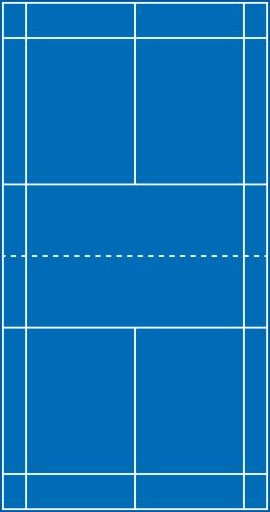
#> input picture court_model/another_method/court.jpg, 270 x 512 px, given in place of test.mp4, which was not available
$ jupyter execute --allow-errors Court_detection.ipynb   (text cells are left out)
#> lines starting #> are read from the running program, lines starting #| are printed output that depends on the picture; after the words box and inside, x2 and y2 are one past the last pixel; in counts of white or black regions, pixels touching at a corner belong together; pictures that were not available may be replaced by others from this repository, and a replacement may not be noted
[cell 1]
import numpy as np
import cv2
from numba import jit
from sympy import Line

[cell 2]
class CourtDetector:

    """
    Detecting and tracking court in frame

    """
    def __init__(self):

        self.dist_tau = 3
        self.intensity_threshold = 40
        self.v_width = 0
        self.v_height = 0
        self.ymin = (2, 2)
        self.ymax = (267, 2)
        self.xmin = (2, 509)
        self.xmax = (267, 509)
        self.baseline_top = ((2, 2), (267, 2))
        self.baseline_top_inner = ((2, 37), (267, 37))
        self.baseline_bottom = ((2, 509), (267, 509))
        self.baseline_bottom_inner = ((2, 474), (267, 474))
        self.net = ((2, 255), (267, 255))
        self.left_court_line = ((2, 2), (2, 509))
        self.right_court_line = ((267, 2), (267, 509))
        self.left_inner_line = ((25, 2), (25, 509))
        self.right_inner_line = ((244, 2), (244, 509))
        self.middle_top = ((134, 2), (134, 184))
        self.middle_bottom = ((134, 327), (134, 509))
        self.top_inner_line = ((2, 184), (267, 184))
        self.bottom_inner_line = ((2, 327), (267, 327))


    def detect_court(self,image):

        gray = cv2.cvtColor(image, cv2.COLOR_BGR2GRAY)
        #gray = cv2.equalizeHist(gray)
       #define white pixels threshold
        gray1 = cv2.threshold(gray,170,255,cv2.THRESH_BINARY)[1]

       #filter white pixels into court line/not court line
        filtered = self.filter_pixels(gray1)
       #get horizontal and vertical lines merged to get intersection points
        horizontal, vertical = self.detect_lines(filtered,image)
        #self.display_lines_on_frame(image,horizontal,vertical)
        points = self.get_points(horizontal,vertical)

        edge = np.squeeze(cv2.convexHull(points))
        # limit contour to quadrilateral
        peri = cv2.arcLength(edge, True)
        corners = np.squeeze(cv2.approxPolyDP(edge, 0.01 * peri, True))
        corners = self.sort_intersection_points(corners)
        #for p in corners:
        #    cv2.circle(image, p, 1, (0, 0, 255), 10)
        Moments = cv2.moments(edge)

        if Moments["m00"] != 0:
            x = int(Moments["m10"] / Moments["m00"])
            y = int(Moments["m01"] / Moments["m00"])

            #return (edge,(x, y),points,corners)

        matrix, _ = cv2.findHomography(np.float32(np.array([self.ymin,self.ymax,self.xmin,self.xmax])), np.float32(corners), method=0)
        inv_matrix = cv2.invert(matrix)[1]

        self.find_lines_location(image,matrix)

        return image


    def filter_pixels(self,gray):

        """
        Filter pixels by using the court line structure
        """
        for i in range(self.dist_tau, len(gray) - self.dist_tau):
            for j in range(self.dist_tau, len(gray[0]) - self.dist_tau):
                if gray[i, j] == 0:
                    continue
                if (gray[i, j] - gray[i + self.dist_tau, j] > self.intensity_threshold and
                        gray[i, j] - gray[i - self.dist_tau, j] > self.intensity_threshold):
                    continue

                if (gray[i, j] - gray[i, j + self.dist_tau] > self.intensity_threshold and
                        gray[i, j] - gray[i, j - self.dist_tau] > self.intensity_threshold):
                    continue
                gray[i, j] = 0
        return gray

    def get_important_lines(self):
        """
        Returns all lines of the court
        """
        lines = [*self.baseline_top, *self.baseline_bottom, *self.baseline_top_inner, *self.baseline_bottom_inner, *self.net,
                 *self.left_court_line, *self.right_court_line,
                 *self.left_inner_line, *self.right_inner_line, *self.middle_top, *self.middle_bottom,
                 *self.top_inner_line, *self.bottom_inner_line]
        return lines

    def find_lines_location(self,frame,matrix):
        """
        Finds important lines location on frame
        """
        p = np.array(self.get_important_lines(), dtype=np.float32).reshape((-1, 1, 2))
        lines = cv2.perspectiveTransform(p, matrix).reshape(-1)
        p =  np.round(np.squeeze(cv2.perspectiveTransform(p,matrix))).astype(int)
        print(p)
        self.baseline_top = lines[:4]
        self.baseline_bottom = lines[4:8]
        self.baseline_top_inner = lines[8:12]
        self.baseline_bottom_inner = lines[12:16]
        self.net = lines[16:20]
        self.left_court_line = lines[20:24]
        self.right_court_line = lines[24:28]
        self.left_inner_line = lines[28:32]
        self.right_inner_line = lines[32:36]
        self.middle_top = lines[36:40]
        self.middle_bottom = lines[40:44]
        self.top_inner_line = lines[44:48]
        self.bottom_inner_line = lines[48:52]
        #if self.verbose:
        self.display_lines_on_frame(frame, [self.baseline_top, self.baseline_bottom, self.baseline_top_inner,
                                                       self.baseline_bottom_inner, self.net, self.top_inner_line, self.bottom_inner_line],
                                   [self.left_court_line, self.right_court_line,
                                    self.right_inner_line, self.left_inner_line, self.middle_top,  self.middle_bottom])


    def display_lines_on_frame(self, frame, horizontal=(), vertical=()):

        for line in horizontal:
            x1, y1, x2, y2 = line
            #print("horizontal : ",(int(round(x1)), int(round(y1))), (int(round(x2)), int(round(y2))))
            cv2.line(frame, (int(round(x1)), int(round(y1))), (int(round(x2)), int(round(y2))), (0, 255, 0), 2)
            cv2.circle(frame, (int(round(x1)), int(round(y1))), 1, (255, 0, 0), 2)
            cv2.circle(frame, (int(round(x2)), int(round(y2))), 1, (255, 0, 0), 2)

        for line in vertical:
            x1, y1, x2, y2 = line
            #print("vertical : ",(int(round(x1)), int(round(y1))), (int(round(x2)), int(round(y2))))
            cv2.line(frame, (int(round(x1)), int(round(y1))), (int(round(x2)), int(round(y2))), (0, 0, 255), 2)
            cv2.circle(frame, (int(round(x1)), int(round(y1))), 1, (255, 0, 0), 2)
            cv2.circle(frame, (int(round(x2)), int(round(y2))), 1, (255, 0, 0), 2)


    def classify_lines(self,lines):
        """
        Classify line to vertical and horizontal lines
        """
        horizontal = []
        vertical = []
        highest_vertical_y = np.inf
        lowest_vertical_y = 0
        for line in lines:
            x1, y1, x2, y2 = line
            dx = abs(x1 - x2)
            dy = abs(y1 - y2)
            if dx > 2 * dy:
                horizontal.append(line)
            else:
                vertical.append(line)
                highest_vertical_y = min(highest_vertical_y, y1, y2)
                lowest_vertical_y = max(lowest_vertical_y, y1, y2)

        # Filter horizontal lines using vertical lines lowest and highest point
        clean_horizontal = []
        h = lowest_vertical_y - highest_vertical_y
        lowest_vertical_y += h / 15
        highest_vertical_y -= h * 2 / 15
        for line in horizontal:
            x1, y1, x2, y2 = line
            if lowest_vertical_y > y1 > highest_vertical_y and lowest_vertical_y > y1 > highest_vertical_y:
                clean_horizontal.append(line)

        return clean_horizontal, vertical

    def line_intersection(self,line1, line2):

        l1 = Line(line1[0], line1[1])
        l2 = Line(line2[0], line2[1])

        intersection = l1.intersection(l2)

        return intersection[0].coordinates


    def merge_lines(self,horizontal_lines, vertical_lines):

        """
        Merge lines that belongs to the same frame`s lines
        """

        # Merge horizontal lines
        horizontal_lines = sorted(horizontal_lines, key=lambda item: item[0])
        mask = [True] * len(horizontal_lines)
        new_horizontal_lines = []
        for i, line in enumerate(horizontal_lines):
            if mask[i]:
                for j, s_line in enumerate(horizontal_lines[i + 1:]):
                    if mask[i + j + 1]:
                        x1, y1, x2, y2 = line
                        x3, y3, x4, y4 = s_line
                        dy = abs(y3 - y2)
                        if dy < 10:
                            points = sorted([(x1, y1), (x2, y2), (x3, y3), (x4, y4)], key=lambda x: x[0])
                            line = np.array([*points[0], *points[-1]])
                            mask[i + j + 1] = False
                new_horizontal_lines.append(line)

        # Merge vertical lines
        vertical_lines = sorted(vertical_lines, key=lambda item: item[1])
        xl, yl, xr, yr = (0, self.v_height * 6 / 7, self.v_width, self.v_height * 6 / 7)
        mask = [True] * len(vertical_lines)
        new_vertical_lines = []
        for i, line in enumerate(vertical_lines):
            if mask[i]:
                for j, s_line in enumerate(vertical_lines[i + 1:]):
                    if mask[i + j + 1]:
                        x1, y1, x2, y2 = line
                        x3, y3, x4, y4 = s_line
                        xi, yi = self.line_intersection(((x1, y1), (x2, y2)), ((xl, yl), (xr, yr)))
                        xj, yj = self.line_intersection(((x3, y3), (x4, y4)), ((xl, yl), (xr, yr)))

                        dx = abs(xi - xj)
                        if dx < 10:
                            points = sorted([(x1, y1), (x2, y2), (x3, y3), (x4, y4)], key=lambda x: x[1])
                            line = np.array([*points[0], *points[-1]])
                            mask[i + j + 1] = False

                new_vertical_lines.append(line)
        return new_horizontal_lines, new_vertical_lines

    def get_points(self,horizontal_lines, vertical_lines):

        Px=[]
        Py=[]
        for lineh in horizontal_lines:
            xh1, yh1, xh2, yh2 = lineh
            for linev in vertical_lines:
                xv1, yv1, xv2, yv2 = linev
                x,y = self.line_intersection(((xh1, yh1), (xh2, yh2)), ((xv1, yv1), (xv2, yv2)))
                x,y = round(eval(str(x))),round(eval(str(y)))
                Px.append(x)
                Py.append(y)

        points = np.float32(np.column_stack((Px,Py)))

        return np.round(points).astype(int)


    def detect_lines(self,gray,frame):
        """
        Finds all line in frame using Hough transform
        """
        minLineLength = 100
        maxLineGap = 20
        self.v_height, self.v_width = frame.shape[:2]
        # Detect all lines
        lines = cv2.HoughLinesP(gray, 1, np.pi / 180, 100, minLineLength=minLineLength, maxLineGap=maxLineGap)
        lines = np.squeeze(lines)

        # Classify the lines using their slope
        horizontal, vertical = self.classify_lines(lines)

        # Merge lines that belong to the same line on frame
        horizontal, vertical = self.merge_lines(horizontal, vertical)

        return horizontal, vertical

    def sort_intersection_points(self,intersections):
        """
        sort intersection points from top left to bottom right
        """
        y_sorted = sorted(intersections, key=lambda x: x[1])
        p12 = y_sorted[:2]
        p34 = y_sorted[2:]
        p12 = sorted(p12, key=lambda x: x[0])
        p34 = sorted(p34, key=lambda x: x[0])
        p12 = list(map(list,p12[:]))
        p34 = list(map(list,p34[:]))

        return np.array(p12 + p34)

[cell 3]
@jit
def test(model):

    cap = cv2.VideoCapture('D:/EFREI/project/Badminton_Project/test.mp4')
    # [4 lines of commented-out code are left out]

    cap.set(1,0);
    ret, img1 = cap.read()

    corners = model.detect_court(img1)

    #looping through all frames of the video
    while cap.isOpened():
        ret, frame = cap.read()

        #model.detect_court(frame)

        #cv2.imshow('Aerial View of the Court',court)
        #cv2.setWindowProperty('Aerial View of the Court', cv2.WND_PROP_TOPMOST, 1)
        for p in corners[3]:
            cv2.circle(frame, p, 1, (0, 255, 0), 10)

        frame = cv2.resize(frame, (frame.shape[1]// 2 ,frame.shape[0]// 2 ))
        cv2.imshow('Court Detection', frame)

        if cv2.waitKey(10) & 0xFF==ord('q'):
            break

    cap.release()
    cv2.destroyAllWindows()

[cell 4]
model = CourtDetector()
#> (the rest of this cell did not finish here and is left out)

#> in detect_court, `gray = cv2.cvtColor(image, cv2.COLOR_BGR2GRAY)`:
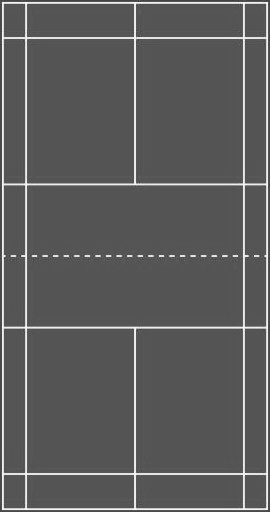
#> gray: shape (512, 270); min 56, max 251, mean 92.6
#> in detect_court, image is the input picture: shape (512, 270, 3); mean B, G, R 184.3, 115.1, 13.8
#> in detect_court, `gray1 = cv2.threshold(gray,170,255,cv2.THRESH_BINARY)[1]`:
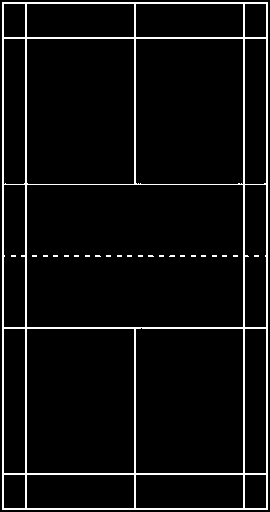
#> gray1: shape (512, 270); 5.7% white in thin lines or dots
#> after the loop in filter_pixels, `for i in range(self.dist_tau, len(gray) - self.dist_tau):`: gray: shape (512, 270); 5.6% white in thin lines or dots
#> in detect_lines, `lines = cv2.HoughLinesP(gray, 1, np.pi / 180, 100, minLineLength=minLi..`: lines = 24 rows, first 6: [25, 509, 25, 2], [267, 509, 267, 2], [3, 509, 3, 2], [2, 509, 2, 2], [243, 509, 243, 2], [266, 509, 266, 2]
#> the loop in classify_lines, `for line in lines:` made 24 passes
#> (x1, y1, x2, y2, dx, dy) on passes 1 to 12: (25, 509, 25, 2, 0, 507), (267, 509, 267, 2, 0, 507), (3, 509, 3, 2, 0, 507), (2, 509, 2, 2, 0, 507), (243, 509, 243, 2, 0, 507), (266, 509, 266, 2, 0, 507), (244, 509, 244, 2, 0, 507), (26, 509, 26, 2, 0, 507), (135, 509, 135, 329, 0, 180), (134, 509, 134, 329, 0, 180), (4, 328, 265, 328, 261, 0), (4, 3, 265, 3, 261, 0)
#> after the loop in classify_lines, `for line in lines:`: horizontal = [[4, 328, 265, 328], [4, 3, 265, 3], [4, 327, 265, 327], [4, 473, 265, 473], [4, 184, 265, 184], [4, 474, 265, 474], [4, 38, 265, 38], [4, 2, 265, 2], [4, 508, 265, 508], [4, 37, 265, 37], [4, 509, 265, 509], [4, 256, 265, 256], [4, 255, 265, 255]]; vertical = [[25, 509, 25, 2], [267, 509, 267, 2], [3, 509, 3, 2], [2, 509, 2, 2], [243, 509, 243, 2], [266, 509, 266, 2], [244, 509, 244, 2], [26, 509, 26, 2], [135, 509, 135, 329], [134, 509, 134, 329], [134, 8, 135, 121]]
#> in classify_lines, `h = lowest_vertical_y - highest_vertical_y`: h = 507
#> in classify_lines, `lowest_vertical_y += h / 15`: lowest_vertical_y = 542.8
#> in classify_lines, `highest_vertical_y -= h * 2 / 15`: highest_vertical_y = -65.6
#> the loop in classify_lines, `for line in horizontal:` made 13 passes
#> (line, y1, y2) on passes 1 to 12: ([4, 328, 265, 328], 328, 328), ([4, 3, 265, 3], 3, 3), ([4, 327, 265, 327], 327, 327), ([4, 473, 265, 473], 473, 473), ([4, 184, 265, 184], 184, 184), ([4, 474, 265, 474], 474, 474), ([4, 38, 265, 38], 38, 38), ([4, 2, 265, 2], 2, 2), ([4, 508, 265, 508], 508, 508), ([4, 37, 265, 37], 37, 37), ([4, 509, 265, 509], 509, 509), ([4, 256, 265, 256], 256, 256)
#> after the loop in classify_lines, `for line in horizontal:`: clean_horizontal has the same summary as horizontal
#> in merge_lines, `horizontal_lines = sorted(horizontal_lines, key=lambda item: item[0])`: horizontal_lines has the same summary as horizontal in classify_lines
#> in merge_lines, `mask = [True] * len(horizontal_lines)`: mask = [True, True, True, True, True, True, True, True, True, True, True, True, True]
#> the loop in merge_lines, `for i, line in enumerate(horizontal_lines):` made 13 passes
#> after the loop in merge_lines, `for i, line in enumerate(horizontal_lines):`: mask = [True, True, False, True, True, False, True, False, True, False, False, True, False]; new_horizontal_lines = [[4, 328, 265, 327], [4, 3, 265, 2], [4, 473, 265, 474], [4, 184, 265, 184], [4, 38, 265, 37], [4, 508, 265, 509], [4, 256, 265, 255]]
#> in merge_lines, `vertical_lines = sorted(vertical_lines, key=lambda item: item[1])`: vertical_lines = [[134, 8, 135, 121], [25, 509, 25, 2], [267, 509, 267, 2], [3, 509, 3, 2], [2, 509, 2, 2], [243, 509, 243, 2], [266, 509, 266, 2], [244, 509, 244, 2], [26, 509, 26, 2], [135, 509, 135, 329], [134, 509, 134, 329]]
#> in merge_lines, `mask = [True] * len(vertical_lines)`: mask = [True, True, True, True, True, True, True, True, True, True, True]
#> the loop in merge_lines, `for i, line in enumerate(vertical_lines):` made 11 passes
#> after the loop in merge_lines, `for i, line in enumerate(vertical_lines):`: mask = [True, True, True, True, False, True, False, False, False, False, False]; new_vertical_lines = [[134, 8, 134, 509], [25, 2, 26, 509], [267, 2, 266, 509], [3, 2, 2, 509], [243, 2, 244, 509]]
#> in detect_lines, `horizontal, vertical = self.merge_lines(horizontal, vertical)`: horizontal has the same summary as new_horizontal_lines in merge_lines; vertical has the same summary as new_vertical_lines in merge_lines
#> in detect_court, `horizontal, vertical = self.detect_lines(filtered,image)`: horizontal has the same summary as new_horizontal_lines in merge_lines; vertical has the same summary as new_vertical_lines in merge_lines
#> the loop in get_points, `for lineh in horizontal_lines:` made 7 passes
#> (lineh, yh1, yh2) on passes 1 to 7: ([4, 328, 265, 327], 328, 327), ([4, 3, 265, 2], 3, 2), ([4, 473, 265, 474], 473, 474), ([4, 184, 265, 184], 184, 184), ([4, 38, 265, 37], 38, 37), ([4, 508, 265, 509], 508, 509), ([4, 256, 265, 255], 256, 255)
#> after the loop in get_points, `for lineh in horizontal_lines:`: Px = 35 values, max 267 at index 7, min 2 at index 3, mean 134.4; Py = 35 values, max 509 at index 27, min 2 at index 7, mean 255.6
#> in get_points, `points = np.float32(np.column_stack((Px,Py)))`: points = 35 pairs, first value 2 to 267, second value 2 to 509
#> in detect_court, `edge = np.squeeze(cv2.convexHull(points))`: edge = [[267, 255], [266, 509], [244, 509], [2, 508], [2, 256], [3, 3], [243, 2], [267, 2]]
#> in detect_court, `peri = cv2.arcLength(edge, True)`: peri = 1540
#> in detect_court, `corners = np.squeeze(cv2.approxPolyDP(edge, 0.01 * peri, True))`: corners = [[267, 2], [266, 509], [2, 508], [3, 3]]
#> in sort_intersection_points, `y_sorted = sorted(intersections, key=lambda x: x[1])`: y_sorted = [[267, 2], [3, 3], [2, 508], [266, 509]]
#> in sort_intersection_points, `p12 = y_sorted[:2]`: p12 = [[267, 2], [3, 3]]
#> in sort_intersection_points, `p34 = y_sorted[2:]`: p34 = [[2, 508], [266, 509]]
#> in sort_intersection_points, `p12 = sorted(p12, key=lambda x: x[0])`: p12 = [[3, 3], [267, 2]]
#> in detect_court, `corners = self.sort_intersection_points(corners)`: corners = [[3, 3], [267, 2], [2, 508], [266, 509]]
#> in detect_court, `Moments = cv2.moments(edge)`: Moments = moments, m00 133859.5, centre m10/m00, m01/m00 = (134.6, 255.5)
#> in detect_court, `x = int(Moments["m10"] / Moments["m00"])`: x = 134
#> in detect_court, `y = int(Moments["m01"] / Moments["m00"])`: y = 255
#> in detect_court, `matrix, _ = cv2.findHomography(np.float32(np.array([self.ymin,self.yma..`: matrix = [[0.992, -0.00197, 1.02], [-0.0038, 0.996, 1.02], [-1.49e-05, -2.95e-08, 1]]
#> in detect_court, `inv_matrix = cv2.invert(matrix)[1]`: inv_matrix = [[1.01, 0.002, -1.03], [0.00383, 1, -1.02], [1.5e-05, 5.93e-08, 1]]
#> in find_lines_location, `lines = cv2.perspectiveTransform(p, matrix).reshape(-1)`: lines = 52 values, max 509 at index 7, min 2 at index 3, mean 194.9
#> in find_lines_location, `p =  np.round(np.squeeze(cv2.perspectiveTransform(p,matrix))).astype(i..`: p = 26 pairs, first value 2 to 267, second value 2 to 509
#> (printed output is left out)
#> in find_lines_location, `self.baseline_top = lines[:4]`: self.baseline_top = [3, 3, 267, 2]
#> in find_lines_location, `self.baseline_bottom = lines[4:8]`: self.baseline_bottom = [2, 508, 266, 509]
#> in find_lines_location, `self.baseline_top_inner = lines[8:12]`: self.baseline_top_inner = [2.93, 37.86, 266.9, 37]
#> in find_lines_location, `self.baseline_bottom_inner = lines[12:16]`: self.baseline_bottom_inner = [2.07, 473.1, 266.1, 474]
#> in find_lines_location, `self.net = lines[16:20]`: self.net = [2.5, 255, 266.5, 255]
#> in find_lines_location, `self.left_court_line = lines[20:24]`: self.left_court_line = [3, 3, 2, 508]
#> in find_lines_location, `self.right_court_line = lines[24:28]`: self.right_court_line = [267, 2, 266, 509]
#> in find_lines_location, `self.left_inner_line = lines[28:32]`: self.left_inner_line = [25.83, 2.91, 24.83, 508.1]
#> in find_lines_location, `self.right_inner_line = lines[32:36]`: self.right_inner_line = [244, 2.09, 243, 508.9]
#> in find_lines_location, `self.middle_top = lines[36:40]`: self.middle_top = [134.2, 2.5, 133.9, 184.1]
#> in find_lines_location, `self.middle_bottom = lines[40:44]`: self.middle_bottom = [133.6, 326.9, 133.2, 508.5]
#> in find_lines_location, `self.top_inner_line = lines[44:48]`: self.top_inner_line = [2.64, 184.3, 266.6, 184]
#> in find_lines_location, `self.bottom_inner_line = lines[48:52]`: self.bottom_inner_line = [2.36, 326.7, 266.4, 327]
#> the loop in display_lines_on_frame, `for line in horizontal:` made 7 passes
#> after the loop in display_lines_on_frame, `for line in horizontal:`:
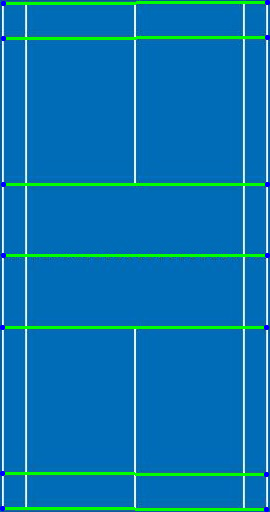
#> frame: shape (512, 270, 3); mean B, G, R 175.8, 117.3, 8.6
#> the loop in display_lines_on_frame, `for line in vertical:` made 6 passes
#> after the loop in display_lines_on_frame, `for line in vertical:`:
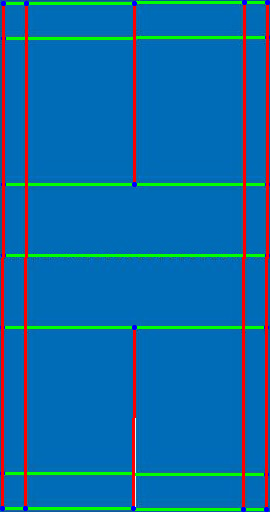
#> frame: shape (512, 270, 3); 5.24% of pixels changed, all inside (x1, y1, x2, y2) = (1, 0, 269, 512)
